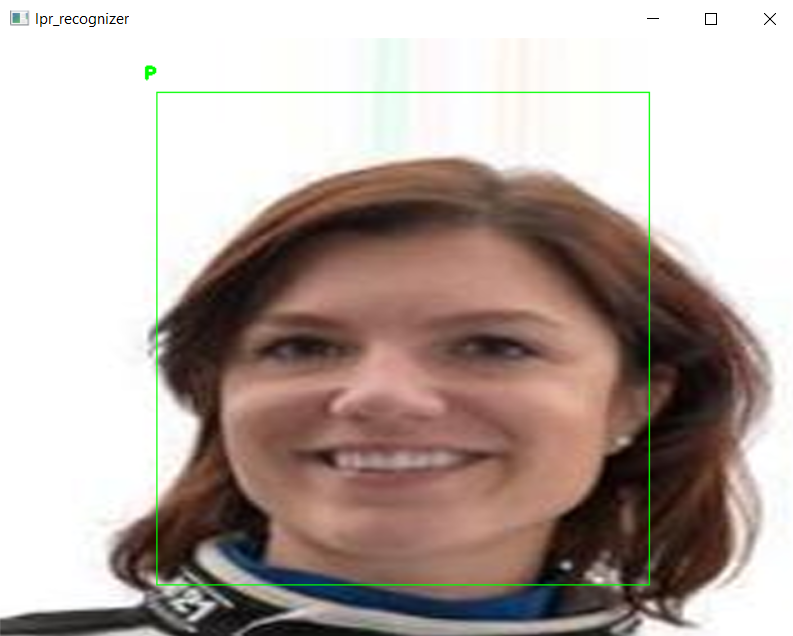
//> input picture 04-face-detection-haarcascade/test-face-reg.png, 793 x 636 px, given in place of the camera
$ ./bounding-rect-circle   (built with g++ and OpenCV 4)
//> lines starting //> are read from the running program, lines starting //| are printed output that depends on the picture; after the words box and inside, x2 and y2 are one past the last pixel; in counts of white or black regions, pixels touching at a corner belong together

#include "opencv2/opencv.hpp"
using namespace cv;
using namespace std;

// create bouding box and circle around object (Contour)
int main(int argc, char **argv)
{
    Mat grad, grad_x, grad_y, abs_grad_x, abs_grad_y;
    Mat cam, edge, gray_img, equal_hist_image, gaussian_blur_image;
    Mat threshold_output;
    vector<vector<Point>> contours;
    vector<Vec4i> hierarchy;

    int ddepth = CV_16S;
    int scale = 1;
    int delta = 0;

    RNG rng4(12345); // random number from 0 - 12345

    VideoCapture cap(0);
    if (!cap.isOpened()) // check if we succeeded
        return -1;
    for (;;)
    {
        cap >> cam; // get a new frame from camera
//> cam is the input picture: 636 rows x 793 cols, CV_8UC3; mean B, G, R 164.4, 170.2, 183.5
        // Covert image to gray
        cvtColor(cam, gray_img, COLOR_BGR2GRAY);
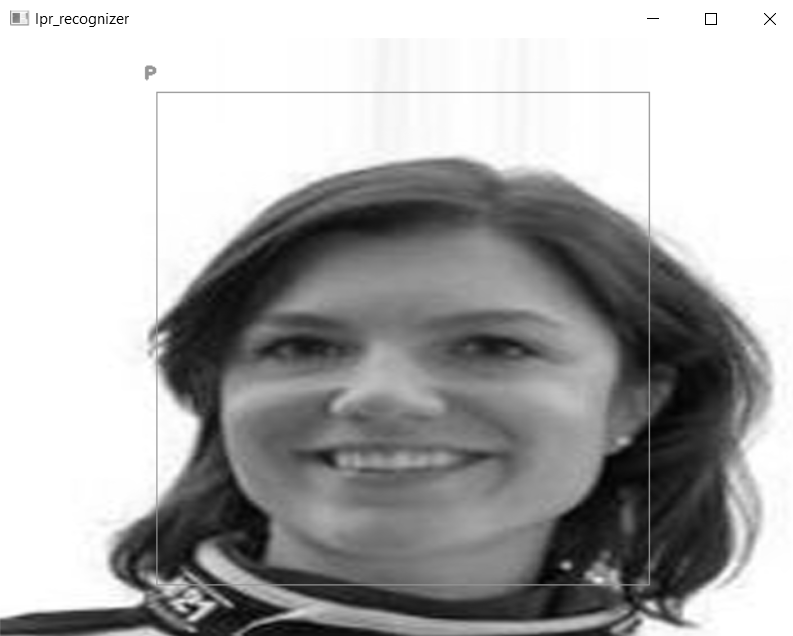
//> gray_img: 636 rows x 793 cols, CV_8UC1; min 0, max 255, mean 173.5

        // Improve image quality
        equalizeHist(gray_img, gray_img);                                   // stretch out the intensity range (To make it clearer)
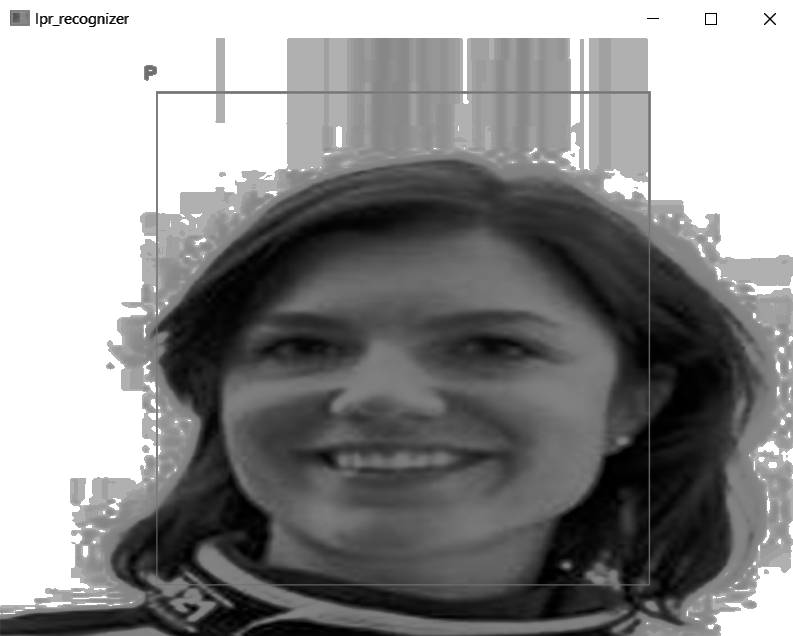
//> gray_img: 636 rows x 793 cols, CV_8UC1; min 0, max 255, mean 140.6
        GaussianBlur(gray_img, gray_img, Size(7, 7), 0, 0, BORDER_DEFAULT); // decreasing noise (low-pass filter)
        // blur(gray_img, gray_img, Size(3, 3));

        // Find the edge
        // Can either use Thresholding or Canny edge detection
        /// Gradient X
        Sobel(gray_img, grad_x, ddepth, 1, 0, 3, scale, delta, BORDER_DEFAULT);
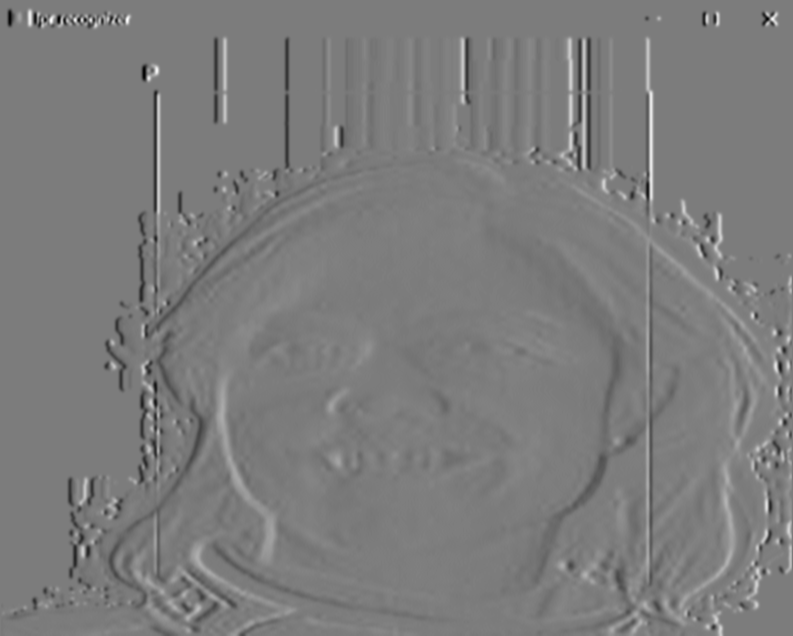
//> grad_x: 636 rows x 793 cols, CV_16SC1; min -294, max 307, mean -0.3; drawn with min black and max white
        convertScaleAbs(grad_x, abs_grad_x);
        /// Gradient Y
        Sobel(gray_img, grad_y, ddepth, 0, 1, 3, scale, delta, BORDER_DEFAULT);
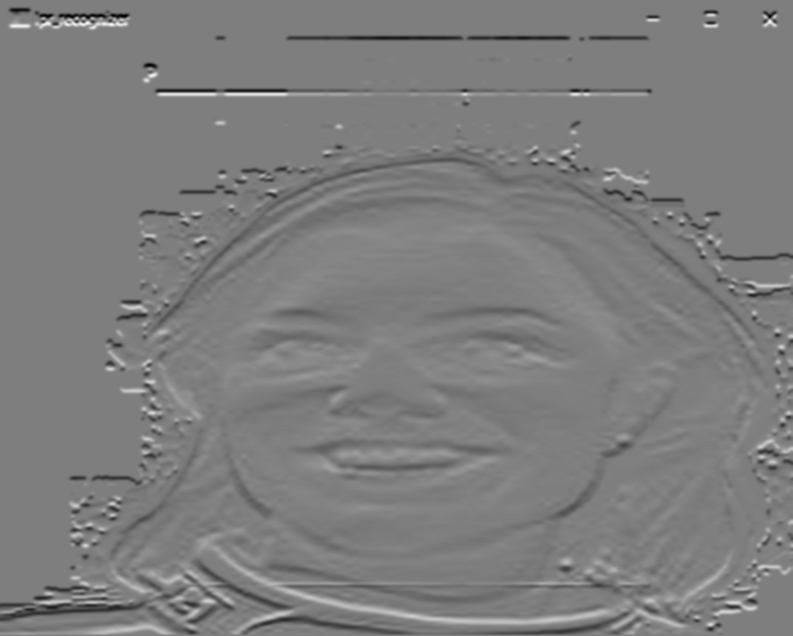
//> grad_y: 636 rows x 793 cols, CV_16SC1; min -300, max 303, mean -2.2; drawn with min black and max white
        convertScaleAbs(grad_y, abs_grad_y);
        /// Total Gradient (approximate)
        addWeighted(abs_grad_x, 0.5, abs_grad_y, 0.5, 0, grad);
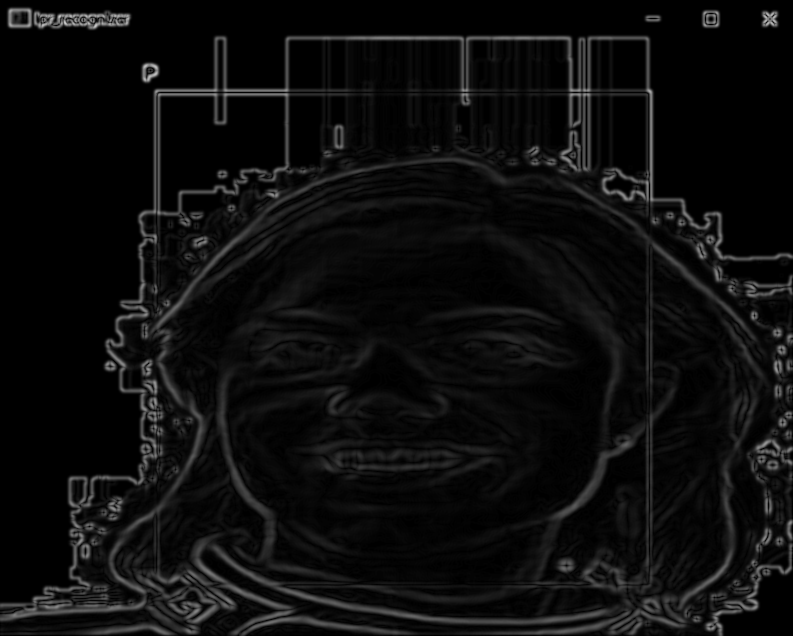
//> grad: 636 rows x 793 cols, CV_8UC1; min 0, max 202, mean 13
        /// apply value greather than thresholdValue to 255 (white) other is 0 (black)
        /// Thresholding turns the border of the object in the image completely white, with all pixels having the same intensity.
        /// The algorithm can now detect the borders of the objects from these white pixels.
        threshold(grad, edge, 40, 255, THRESH_BINARY);
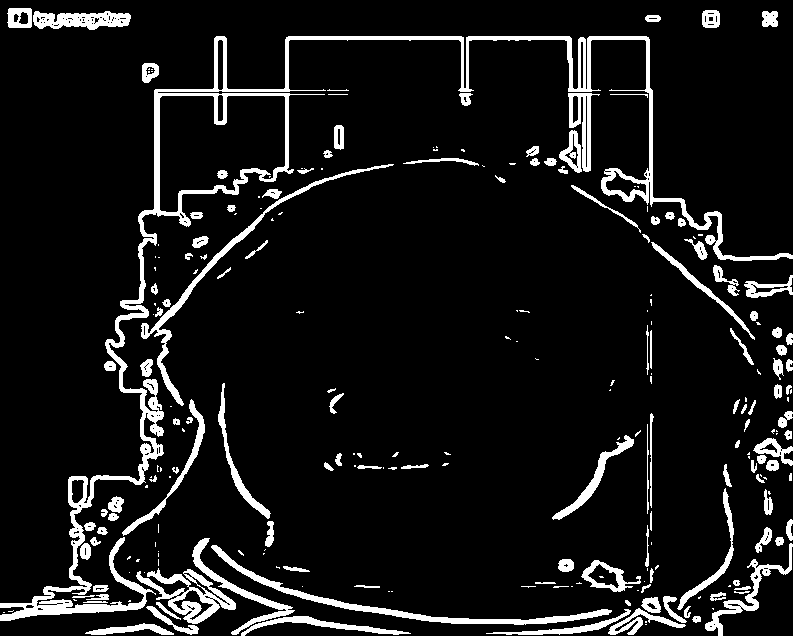
//> edge: 636 rows x 793 cols, CV_8UC1; 8.9% white; 240 white regions (108 under 20 px)

        // Find contour and display bounding box of objects
        findContours(edge, contours, hierarchy, RETR_TREE, CHAIN_APPROX_SIMPLE);
//> contours = 427 contours, 290 with area under 20; largest, box (x1, y1, x2, y2) and area: (0, 36, 793, 621) 24136, (159, 95, 286, 213) 11031, (136, 568, 236, 624) 2077, (211, 545, 612, 625) 1995, (141, 164, 394, 406) 1654
        /// Approximate contours to polygons + get bounding rects and circles
        vector<vector<Point>> contours_poly(contours.size());
//> contours_poly = 427 empty contours
        vector<Rect> boundRect(contours.size());
        vector<Point2f> center(contours.size());
        vector<float> radius(contours.size());
        int j = 0;
        /// approximate the shape
        for (int i = 0; i < contours.size(); i++)
        {
            approxPolyDP(Mat(contours[i]), contours_poly[j], 10, true); //  accuracy +-5
            if (contours_poly[j].size() > 5)                            // filter
            {
                boundRect[j] = boundingRect(Mat(contours_poly[j]));
                minEnclosingCircle(contours_poly[j], center[j], radius[j]); // for circle
                j++;
            }
        }
//> after the loop, contours_poly = 427 entries, 10 filled: 10 contours, 1 with area under 20; largest, box (x1, y1, x2, y2) and area: (0, 36, 793, 621) 24404, (159, 95, 286, 212) 11130, (211, 546, 612, 625) 1919, (137, 569, 236, 623) 1674, (142, 164, 394, 404) 1053; j = 9
        /// Draw polygonal contour + bonding rects + circles
        // Mat drawing = Mat::zeros(edge.size(), CV_8UC3);
        Mat drawing = cam.clone();
        for (int i = 0; i < j; i++)
        {
            int rectSize = boundRect[i].width * boundRect[i].height;
            if (rectSize > 20000 && rectSize < 100000) // filter
            {
                Scalar color = Scalar(rng4.uniform(0, 256), rng4.uniform(0, 256), rng4.uniform(0, 256));
                drawContours(drawing, contours_poly, i, color, 1, LINE_8, hierarchy, 0);
                rectangle(drawing, boundRect[i].tl(), boundRect[i].br(), color, 2, 8, 0);
                // putText(drawing, to_string(rectSize), center[i], FONT_HERSHEY_SIMPLEX, 0.9, color, 2); // add rectSize to center of object
                circle(drawing, center[i], (int)radius[i], color, 2, 8, 0);
            }
        }
//> this loop made 9 passes
//> rectSize on passes 1 to 9: 2106, 5346, 31679, 7905, 9797, 11234, 60480, 463905, 14859
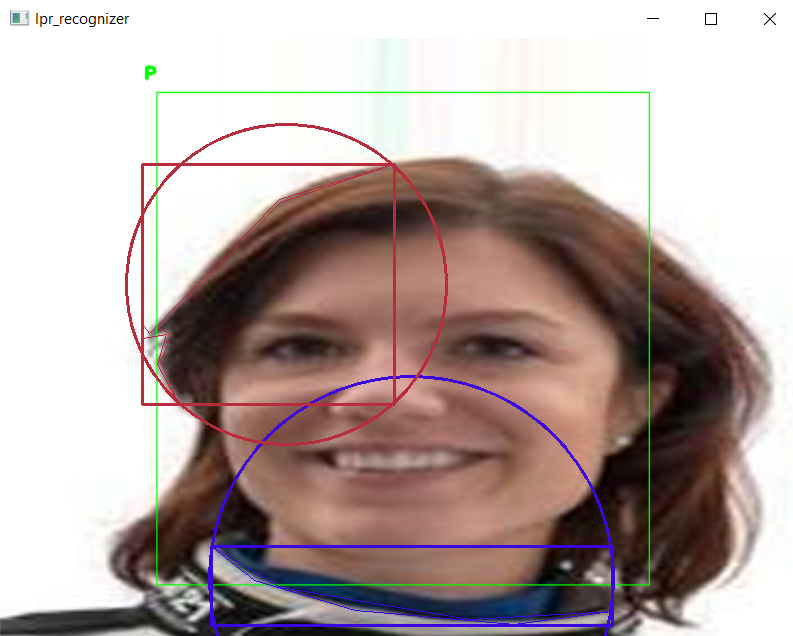
//> drawing: 636 rows x 793 cols, CV_8UC3; 2.38% of pixels changed, all inside (x1, y1, x2, y2) = (125, 123, 615, 636)

        imshow("Webcam", cam);
        // imshow("equalizeHist", equal_hist_image);
        // imshow("GaussianBlur", gaussian_blur_image);
        imshow("Threshold Binary image", edge);
        imshow("Gradient", grad);
        imshow("Contour", drawing);
        if (waitKey(30) >= 0)
//> the Esc key is pressed
            break;
    }
    return 0;
}

$ run again, on 04-face-detection-haarcascade/positive-dat-params.png
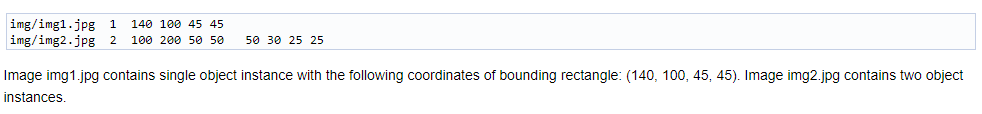
//> input picture 04-face-detection-haarcascade/positive-dat-params.png, 982 x 114 px, given in place of the camera
//> cam is the input picture: 114 rows x 982 cols, CV_8UC3; mean B, G, R 245.8, 245.1, 244.6
//> `threshold(grad, edge, 40, 255, THRESH_BINARY);`:
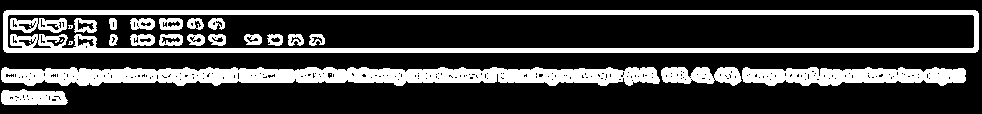
//> edge: 114 rows x 982 cols, CV_8UC1; 25% white; 25 white regions (4 under 20 px)
//> contours = 304 contours, 254 with area under 20; largest, box (x1, y1, x2, y2) and area: (3, 10, 979, 53) 40934, (7, 14, 975, 49) 31958, (1, 67, 660, 86) 8873, (742, 67, 966, 86) 3028, (661, 67, 742, 86) 1025
//> `vector<vector<Point>> contours_poly(contours.size());`: contours_poly = 304 empty contours
//> the loop `for (int i = 0; i < contours.size(); i++)` made 304 passes
//> j on pass 250: 1
//> after the loop `for (int i = 0; i < contours.size(); i++)`: contours_poly = 304 entries, 2 filled: 2 contours, 1 with area under 20; largest, box (x1, y1, x2, y2) and area: (7, 14, 975, 49) 30075; j = 1
//> the loop `for (int i = 0; i < j; i++)` made 1 pass
//> rectSize on pass 1: 33880
//> after the loop `for (int i = 0; i < j; i++)`:
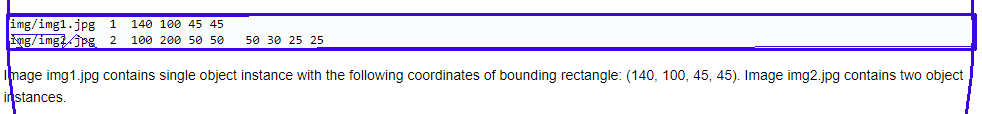
//> drawing: 114 rows x 982 cols, CV_8UC3; 6.76% of pixels changed, all inside (x1, y1, x2, y2) = (6, 0, 977, 114)
